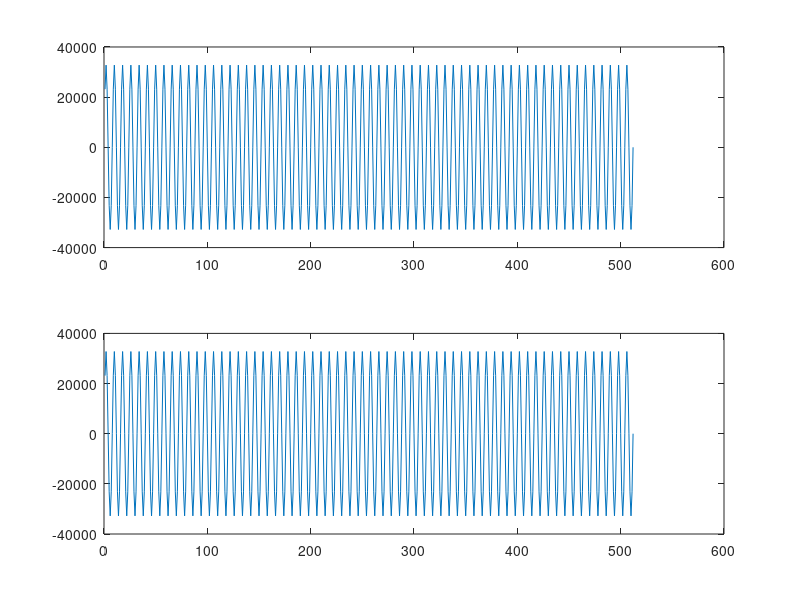

The MATLAB source for this figure:
%% generate quantized sine waves of specific length, frequency, and sample frequency

sinlength = 2048;
t = linspace(1, sinlength, sinlength);
f1 = 5000;
f2 = 5000;
fs = 40000;
sin5k = sin(2*pi*f1/fs*t);
sin7k = sin(2*pi*f2/fs*t);

quant_sin5k = int16(round(sin5k * 2^15));
quant_sin7k = int16(round(sin7k * 2^15));

%quant_sin1k_h = num2hex(quant_sin1k);
% for i = 1:1:1024
%     quant_sin1k_h() = sprintf('%x', typecast(int16(quant_sin1k(1, i)),'uint16'));
% end

subplot(2,1,1);
plot(t(1:512), quant_sin5k(1:512));
subplot(2,1,2);
plot(t(1:512), quant_sin7k(1:512));
